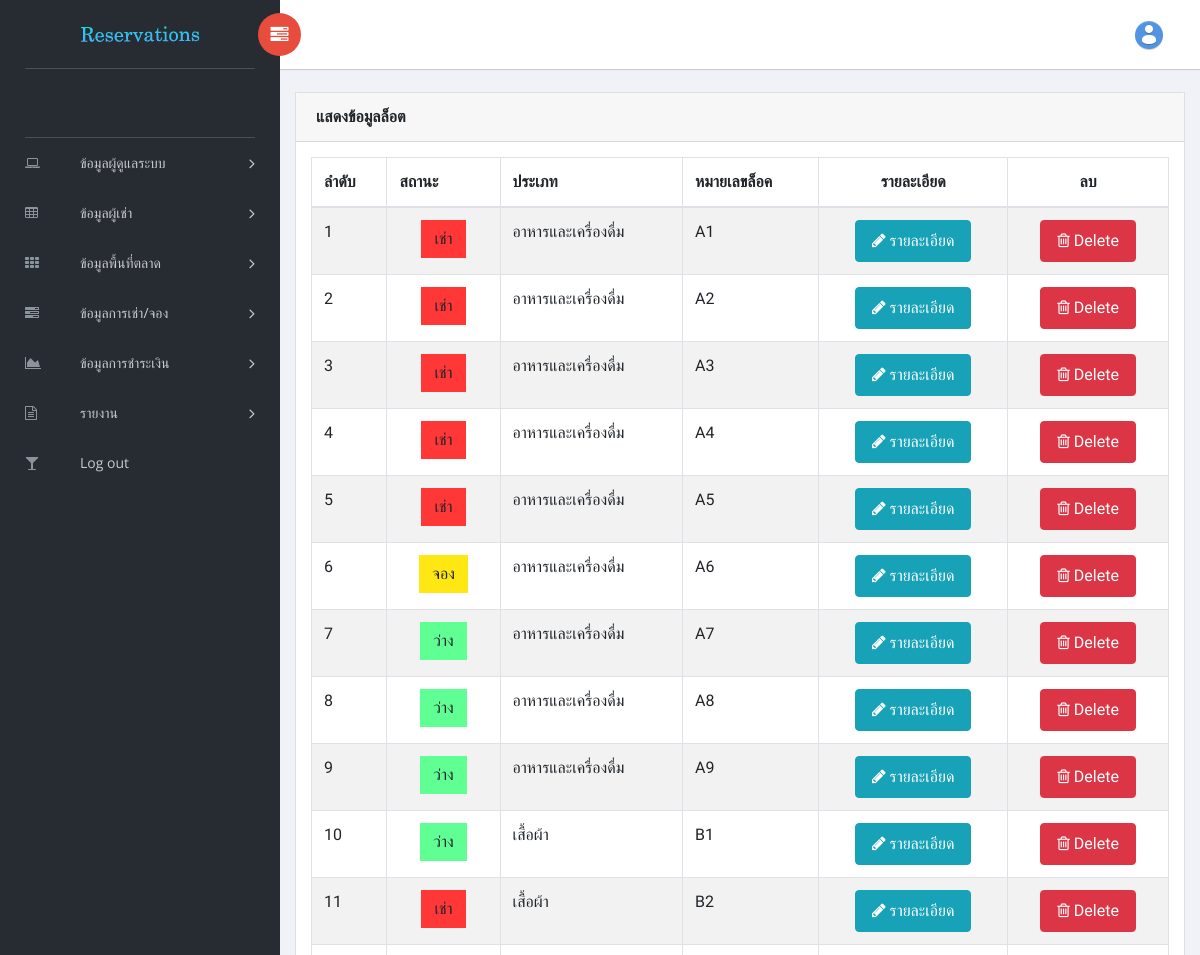
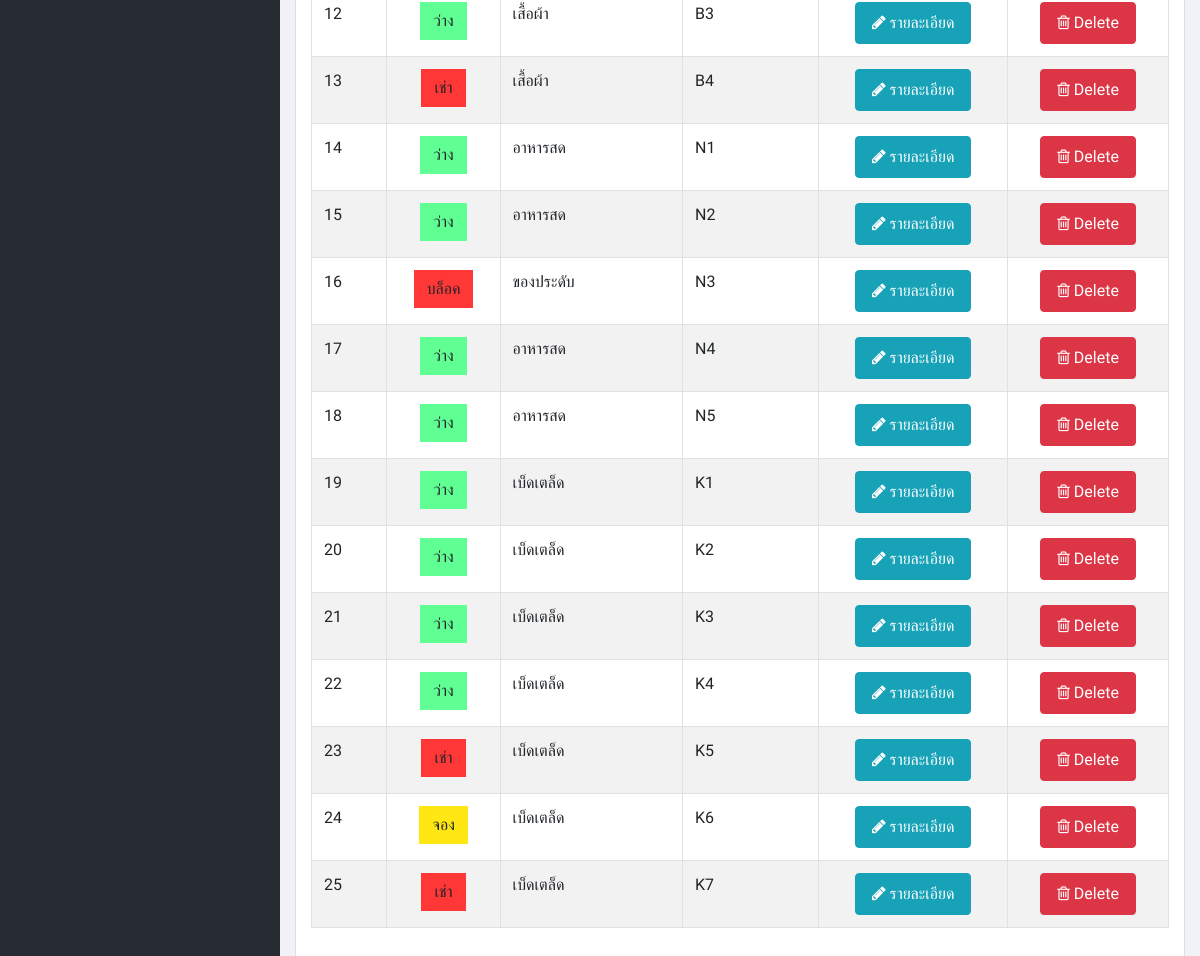
The page /backend/admin/show_location.php on the database its author committed (2 pictures, top to bottom).
### tables this page shows
CREATE TABLE `tb_market` (
  `market_id` int(10) NOT NULL COMMENT 'รหัสพื้นที่',
  `status_id` int(11) NOT NULL COMMENT 'สถานะ',
  `id_type` int(10) NOT NULL COMMENT 'ประเภท',
  `numberbox` varchar(255) NOT NULL COMMENT 'ชื่อ'
);

CREATE TABLE `tb_status` (
  `status_id` int(10) NOT NULL,
  `status_name` varchar(255) NOT NULL
);

CREATE TABLE `tb_type` (
  `id_type` int(10) NOT NULL,
  `name_type` varchar(255) NOT NULL
);

### core/dyndatabasei.php (called while the page is built, shortened)
<?php
	$DynDatabaseLogIndex = 0;
	$DynDatabaseLog = array();
	$DynDatabaseFLog = null;
	$DynDatabaseHandle = null;
	function DynDb_Setup( $Configs )
	{  global $DynDatabaseConfig;
		$DynDatabaseConfig = $Configs;
	}
	function DynDb_CheckConnection()
	{	global $DynDatabaseConfig ;
		$Res = DynDb_Connect();
		return $Res;
	}
	function DynDb_Connect()
	{	global $DynDatabaseConfig, $DynDatabaseHandle ;
        $Configs = $DynDatabaseConfig;
		if ($DynDatabaseHandle != null)
			return $DynDatabaseHandle;
        DynDb_LogCommand($Command = "CONNECT");
		$Res = mysqli_connect($Configs['SERVER'], $Configs['USERNAME'], $Configs['PASSWORD']) ;
        if ($Res)
		{
		    $DynDatabaseConfig = $Configs;
			return $Res;
		} else {
            DynDb_Log($Command, "ERRORNO", mysqli_errno($DynDatabaseHandle));
            DynDb_Log($Command, "ERRORDESC", mysqli_error($DynDatabaseHandle));
        }
		return false;
	}
	function DynDb_Exec( $Command )
	{	global $DynDatabaseHandle;
		if (DynDb_CheckConnection())
		{
			$Command = str_replace( "'GetDate()'", "CURRENT_TIMESTAMP", $Command );
			$DBRes = mysqli_query($DynDatabaseHandle, $Command);
			return $DBRes;
		}
	}
	function DynDb_TableRowsCount($HTable)
	{	global $DynDatabaseHandle;
		if ($HTable)
			return mysqli_num_rows($HTable);
		return 0;
	}
	function DynDb_TableReadRow($HTable, $ResType = 0)
	{	global $DynDatabaseHandle;
		$AssocType = MYSQLI_NUM;
		switch ($ResType)
		{
			case 2:
				$AssocType = MYSQLI_ASSOC;
				break;
		}
		if ($HTable)
		{
			if ($ResType > 0)
				return mysqli_fetch_array($HTable, $AssocType);
			else
				return mysqli_fetch_row($HTable);
		}
		return null;
	}
	function DynDb_SelectTable( $Query, $IsSingleRow = false )
	{
		$Res = array();
		$HTable = DynDb_Exec($Query);
		if ($HTable)
		{
			$RowCount = DynDb_TableRowsCount($HTable);
			if ($RowCount > 0 )
			{
				for ($Index = 0; $Index < $RowCount; $Index++)
				{
					$Res[] = DynDb_TableReadRow($HTable, 2);
				}
			}
		}
		return  $Res;
	}
	function DynDb_LogCommand($Sql)
	{	global $DynDatabaseLog, $DynDatabaseLogIndex;
		$DynDatabaseLogIndex++;
		$DynDatabaseLog[$DynDatabaseLogIndex] =
			array('COMMAND' => $Sql,
				  'TIME' => Microtime_Begin() );
	}
	function DynDb_Log($Sql, $LogName, $LogValue, $LogDesc = "")
	{	global $DynDatabaseConfig, $DynDatabaseLog, $DynDatabaseLogIndex, $DynDatabaseFLog;
		if ( $DynDatabaseFLog == null )
        {
            $Logfname = $DynDatabaseConfig['logname'];
        }
		if ($LogName == "TIME")
		{
            $Time = Microtime_CatchResult($DynDatabaseLog[$DynDatabaseLogIndex][$LogName]);
			$DynDatabaseLog[$DynDatabaseLogIndex][$LogName] = sprintf("%.4f", $Time);
		}
		else
			$DynDatabaseLog[$DynDatabaseLogIndex][$LogName] = $LogValue;
	}
	function DynDb_ErrorResults()
	{	global $DynDatabaseLog, $Configs;
        if ($Configs['DEBUG'])
        {
            var_dump($DynDatabaseLog);
        }
	}
?>

### core/dynutils.php (called while the page is built, shortened)
<?php
	function Microtime_Begin()
	{
		return Microtime_GetFloat();
	}
	function Microtime_GetFloat()
	{
    	list($usec, $sec) = explode(" ", microtime(true));
    	return ((float)$usec + (float)$sec);
	}
	function Microtime_CatchResult($StTime)
	{
		$EnTime = Microtime_GetFloat();
		return $EnTime - $StTime;
	}
?>

### backend/admin/show_location.php (the view, shortened to what this page needs)
<?php include('header.php');?>
<div class="content mt-3">
            <div class="animated fadeIn">
                <div class="row">
                    <div class="col-md-12">
                        <div class="card">
                            <div class="card-header">
                                <strong class="card-title">แสดงข้อมูลล็อต</strong>
                            </div>
                            <div class="card-body nav nav-pills nav-justified">
                                <table id="bootstrap-data-table-export" class="table table-striped table-bordered">
                                    <thead >
                                        <tr>
                                            <th>ลำดับ</th>
                                            <th>สถานะ</th>
                                            <th>ประเภท</th>
                                            <th>หมายเลขล็อค</th>
                                            <th style="text-align: center;">รายละเอียด</th>
                                            <th style="text-align: center;">ลบ</th>
                                        </tr>
                                    </thead>
                                    <?php
                                $a='1';
                             $sql="SELECT
                             tb_market.market_id,
                             tb_type.name_type,
                             tb_market.status_id,
                             tb_market.numberbox,
                             tb_status.status_name
                             FROM
                             tb_market
                             INNER JOIN tb_status ON tb_market.status_id = tb_status.status_id
                             INNER JOIN tb_type   ON tb_market.id_type   = tb_type.id_type
                             ";
                             $Tb = DynDb_SelectTable($sql);
                             foreach($Tb as $row)
                             {
                                 $status_id = intval($row['status_id']);
                                $cls = 'cls-avail';
                                if ($status_id == 2 || $status_id == 11)
                                    $cls = 'cls-reserved';
                                if ($status_id == 3)
                                    $cls = 'cls-booking';
                                 ?>
                                    <tr>
                                       <td>
                                           <?=$a++;?>
                                        </td>
                                        <td  style="text-align: center"  >
                                            <a class="btn <?php echo $cls ?>"> <?=$row['status_name'];?> </a>
                                        </td>
                                        <td>
                                            <?=$row['name_type'];?>
                                        </td>
                                        <td>
                                            <?=$row['numberbox'];?>
                                        </td>
                                        <td style="text-align: center" >
                                            <a href="update_market.php?id=<?=$row['market_id'];?>"
                                                class="btn btn-info btn-xs nav-link" onclick="return confirm('คุณต้องการแก้ไขหรือไม่?')"><i class="fa fa-pencil"></i> รายละเอียด </a>
                                        </td>
                                        <td style="text-align: center" >
                                            <a href="delete_market.php?id=<?=$row['market_id'];?>"
                                                class="btn btn-danger btn-xs nav-link" onclick="return confirm('คุณต้องการลบหรือไม่?')"><i class="fa fa-trash-o"></i> Delete</a>
                                        </td>
                                    </tr>
                                    <?php
                             }
                          ?>
                                </table>
                            </div>
                        </div>
                    </div>
                </div>
            </div>
        </div>
<?php include('footer.php');?>

### backend/admin/header.php (shortened to what this page needs)
<!doctype html>
<html class="no-js" lang="en-GB">
<head>
    <link rel="stylesheet" href="../template/vendors/bootstrap/dist/css/bootstrap.min.css">
    <link rel="stylesheet" href="../template/vendors/font-awesome/css/font-awesome.min.css">
    <link rel="stylesheet" href="../template/vendors/themify-icons/css/themify-icons.css">
    <link rel="stylesheet" href="../template/vendors/flag-icon-css/css/flag-icon.min.css">
    <link rel="stylesheet" href="../template/vendors/selectFX/css/cs-skin-elastic.css">
    <link rel="stylesheet" href="../template/vendors/jqvmap/dist/jqvmap.min.css">
    <link rel="stylesheet" href="../template/assets/css/style.css">
</head>
<body>
<?php if (!defined('HEADER') && !defined('INNER')) : ?>
    <aside id="left-panel" class="left-panel">
        <nav class="navbar navbar-expand-sm navbar-default">
            <div class="navbar-header">
                <a class="navbar-brand" href="./"><img src="../template/images/logo101.png" alt="Logo"></a>
                <a class="navbar-brand" href="./"  style="font-size: 18px;"><?php echo $_SESSION['admin_fullname'];?></a>
            </div>
            <div id="main-menu" class="main-menu collapse navbar-collapse">
                <ul class="nav navbar-nav">
                    <li class="menu-item-has-children dropdown">
                        <a href="#" class="dropdown-toggle" data-toggle="dropdown" aria-haspopup="true" aria-expanded="false"> <i class="menu-icon fa fa-laptop"></i> ข้อมูลผู้ดูแลระบบ</a>
                    </li>
                    <li class="menu-item-has-children dropdown">
                        <a href="#" class="dropdown-toggle" data-toggle="dropdown" aria-haspopup="true" aria-expanded="false"> <i class="menu-icon fa fa-table"></i>ข้อมูลผู้เช่า</a>
                    </li>
                    <li class="menu-item-has-children dropdown">
                        <a href="#" class="dropdown-toggle" data-toggle="dropdown" aria-haspopup="true" aria-expanded="false"> <i class="menu-icon fa fa-th"></i>ข้อมูลพื้นที่ตลาด</a>
                    </li>
                    <li class="menu-item-has-children dropdown">
                        <a href="#" class="dropdown-toggle" data-toggle="dropdown" aria-haspopup="true" aria-expanded="false"> <i class="menu-icon fa fa-tasks"></i>ข้อมูลการเช่า/จอง</a>
                    </li>
                    <li class="menu-item-has-children dropdown">
                        <a href="#" class="dropdown-toggle" data-toggle="dropdown" aria-haspopup="true" aria-expanded="false"> <i class="menu-icon fa fa-area-chart"></i>ข้อมูลการชำระเงิน</a>
                    </li>
                    <li class="menu-item-has-children dropdown">
                        <a href="#" class="dropdown-toggle" data-toggle="dropdown" aria-haspopup="true" aria-expanded="false"> <i class="menu-icon fa fa-file-text-o"></i>รายงาน</a>
                    </li>
                    <li >
                        <a href="../../logout.php" class="dropdown-toggle"  aria-haspopup="true" aria-expanded="false"> <i class="menu-icon fa fa-glass"></i>Log out</a>
                    </li>
                </ul>
            </div>
        </nav>
    </aside>
    <div id="right-panel" class="right-panel">
        <header id="header" class="header">
            <div class="header-menu">
                <div class="col-sm-7">
                    <a id="menuToggle" class="menutoggle pull-left"><i class="fa fa fa-tasks"></i></a>
                </div>
                <div class="col-sm-5">
                    <div class="user-area dropdown float-right">
                        <a href="#" class="dropdown-toggle" data-toggle="dropdown" aria-haspopup="true" aria-expanded="false">
                            <img class="user-avatar rounded-circle" id="tp" src="../../image/user.png" alt="User Avatar">
                        </a>
                    </div>
                </div>
            </div>
        </header>
<?php endif ?>

### backend/admin/footer.php (shortened to what this page needs)
<?php if (!defined('FOOTER')) : ?>
        </div>
</body>
</html>
<?php endif ?>

### backend/admin/header.php (style rules this page uses)
div,ul,li,p,a { font-family: 'Prompt', sans-serif; }

### backend/admin/show_location.php (style rules this page uses)
.cls-avail { background: #60ff94; }
.cls-reserved { background: #ff3737; }
.cls-booking { background: #ffe713; }

### rows shown on the page
tb_market: status.status_name "เช่า", id_type.name_type "อาหารและเครื่องดื่ม", numberbox "A1"
tb_market: status.status_name "เช่า", id_type.name_type "อาหารและเครื่องดื่ม", numberbox "A2"
tb_market: status.status_name "เช่า", id_type.name_type "อาหารและเครื่องดื่ม", numberbox "A3"
tb_market: status.status_name "เช่า", id_type.name_type "อาหารและเครื่องดื่ม", numberbox "A4"
tb_market: status.status_name "เช่า", id_type.name_type "อาหารและเครื่องดื่ม", numberbox "A5"
tb_market: status.status_name "จอง", id_type.name_type "อาหารและเครื่องดื่ม", numberbox "A6"
tb_market: status.status_name "ว่าง", id_type.name_type "อาหารและเครื่องดื่ม", numberbox "A7"
tb_market: status.status_name "ว่าง", id_type.name_type "อาหารและเครื่องดื่ม", numberbox "A8"
tb_market: status.status_name "ว่าง", id_type.name_type "อาหารและเครื่องดื่ม", numberbox "A9"
tb_market: status.status_name "ว่าง", id_type.name_type "เสื้อผ้า", numberbox "B1"
tb_market: status.status_name "เช่า", id_type.name_type "เสื้อผ้า", numberbox "B2"
tb_market: status.status_name "ว่าง", id_type.name_type "เสื้อผ้า", numberbox "B3"
tb_market: status.status_name "เช่า", id_type.name_type "เสื้อผ้า", numberbox "B4"
tb_market: status.status_name "ว่าง", id_type.name_type "อาหารสด", numberbox "N1"
tb_market: status.status_name "ว่าง", id_type.name_type "อาหารสด", numberbox "N2"
tb_market: status.status_name "บล็อค", id_type.name_type "ของประดับ", numberbox "N3"
tb_market: status.status_name "ว่าง", id_type.name_type "อาหารสด", numberbox "N4"
tb_market: status.status_name "ว่าง", id_type.name_type "อาหารสด", numberbox "N5"
tb_market: status.status_name "ว่าง", id_type.name_type "เบ็ดเตล็ด", numberbox "K1"
tb_market: status.status_name "ว่าง", id_type.name_type "เบ็ดเตล็ด", numberbox "K2"
tb_market: status.status_name "ว่าง", id_type.name_type "เบ็ดเตล็ด", numberbox "K3"
tb_market: status.status_name "ว่าง", id_type.name_type "เบ็ดเตล็ด", numberbox "K4"
tb_market: status.status_name "เช่า", id_type.name_type "เบ็ดเตล็ด", numberbox "K5"
tb_market: status.status_name "จอง", id_type.name_type "เบ็ดเตล็ด", numberbox "K6"
tb_market: status.status_name "เช่า", id_type.name_type "เบ็ดเตล็ด", numberbox "K7"
